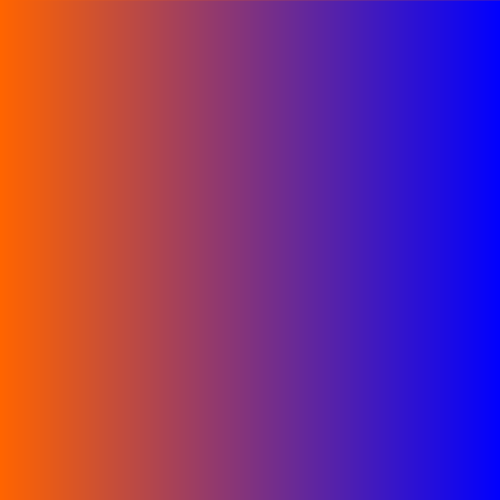
Frame 1 (no input)
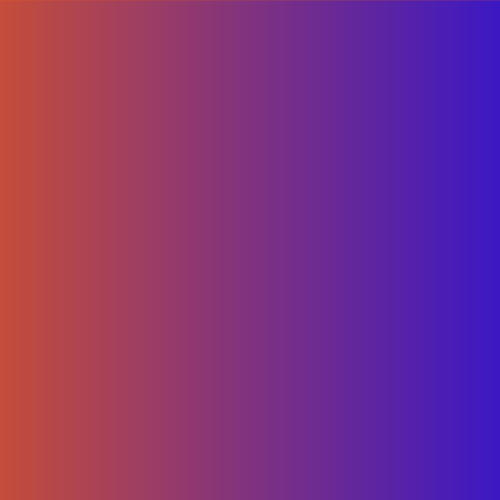
Frame 60 (the mouse pressed at the canvas centre just before this capture)
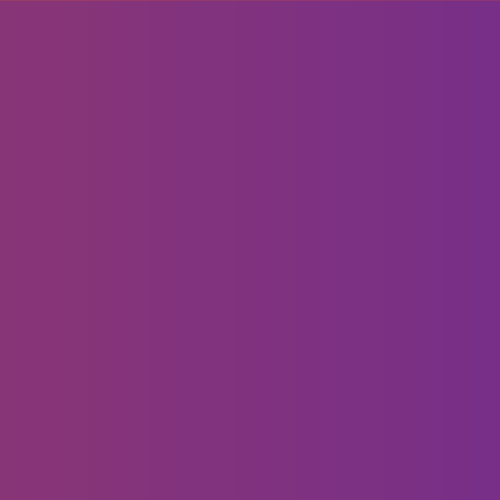
Frame 120 (the mouse held since frame 60 and released just before this capture)

The Processing sketch that drew these frames (run headless with seeded random() and noise(); from frame 60 on, the mouse is pressed at the canvas centre):

// Processing sketch: ACM_04
// ── ACM_04.pde
/**
 * ACM 04
 * Eduardo Morais 2012
 * para Processing 2.0
 *
 * Desenha um gradiente entre duas cores e anima-o em loop.
 *
 */

// cores entre as quais vamos fazer um gradiente (RGB 0-255):
color cor1 = color(255,100,0);
color cor2 = color(0,0,255);
// valores de início e fim do gradiente (alpha 0-255):
int valor1 = 0;
int valor2 = 255;
// velocidade da animação (incremento a somar/subtrair aos valores anteriores a cada draw()):
int incremento = 1;


// SETUP
void setup() {
  size(500,500);
  // size(displayWidth,displayHeight); // para encher o ecrã.
  background(0);
  frameRate(25);
}

// DRAW
void draw() {
  // chama a função que desenha o gradiente (definida abaixo):
  degrade(cor1, cor2, valor1, valor2);

  // actualiza os valores a usar na função no próximo draw:
  valor1 = valor1 + incremento;
  valor2 = valor2 - incremento;

  // inverte o sentido da variação se se atingir o valor máximo:
  if (valor1 == 255) {
   incremento = -1;
  }

  // inverte o sentido da variação se se atingir o valor mínimo:
  if (valor1 == 0) {
   incremento = 1;
  }
}

/**
 *  Função para desenhar um gradiente de cor.
 *  A nossa técnica aqui será desenhar primeiro o fundo com a primeira cor,
 *  e desenhar linhas com a segunda cor, variando o grau de transparência.
 *
 *  Argumentos:
 *  fundo: cor de fundo;
 *  linha: cor da linha;
 *  inicio: valor inicial da opacidade do gradiente;
 *  fim: valor final da opacidade do gradiente.
 *
 */
void degrade(color fundo, color linha, int inicio, int fim) {
  // preencher o fundo. pim:
  background(fundo);

  // numero da posição horizontal onde vamos desenhar a linha.
  // vamos incrementá-lo de modo a desenhar o gradiente linha a linha:
  int posX = 0;

  // ciclo - enquanto o numero da posição for menor que a largura do ecrã:
  while (posX < width) {

    // define a opacidade da linha através de uma regra de três -
    // sendo que a posição horizontal está entre 0 e a largura,
    // a que opacidade corresponde entre a de inicio e a de fim?
    int transp = int(map(posX, 0, width, inicio, fim));

    // define o traço da da linha e com a opacidade obtida e desenha uma linha vertical:
    stroke(linha, transp);
    line(posX, 0, posX, height);

    // avancemos para a posição seguinte (senão ficamos com um loop infinito!):
    posX++;
  }
}
